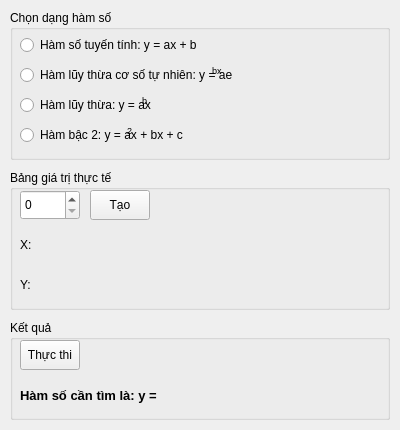
<?xml version="1.0" encoding="UTF-8"?>
<ui version="4.0">
 <class>MainWindow</class>
 <widget class="QMainWindow" name="MainWindow">
  <property name="geometry">
   <rect>
    <x>0</x>
    <y>0</y>
    <width>400</width>
    <height>430</height>
   </rect>
  </property>
  <property name="minimumSize">
   <size>
    <width>400</width>
    <height>430</height>
   </size>
  </property>
  <property name="maximumSize">
   <size>
    <width>400</width>
    <height>430</height>
   </size>
  </property>
  <property name="windowTitle">
   <string>Tìm hàm số bằng pp bình phương nhỏ nhất</string>
  </property>
  <widget class="QWidget" name="centralwidget">
   <widget class="QGroupBox" name="grbSelectFunc">
    <property name="geometry">
     <rect>
      <x>10</x>
      <y>10</y>
      <width>380</width>
      <height>150</height>
     </rect>
    </property>
    <property name="title">
     <string>Chọn dạng hàm số</string>
    </property>
    <widget class="QRadioButton" name="rdo1">
     <property name="geometry">
      <rect>
       <x>10</x>
       <y>20</y>
       <width>360</width>
       <height>30</height>
      </rect>
     </property>
     <property name="text">
      <string>Hàm số tuyến tính: y = ax + b</string>
     </property>
    </widget>
    <widget class="QRadioButton" name="rdo2">
     <property name="geometry">
      <rect>
       <x>10</x>
       <y>50</y>
       <width>360</width>
       <height>30</height>
      </rect>
     </property>
     <property name="text">
      <string>Hàm lũy thừa cơ số tự nhiên: y = ae</string>
     </property>
    </widget>
    <widget class="QRadioButton" name="rdo3">
     <property name="geometry">
      <rect>
       <x>10</x>
       <y>80</y>
       <width>360</width>
       <height>30</height>
      </rect>
     </property>
     <property name="text">
      <string>Hàm lũy thừa: y = ax</string>
     </property>
    </widget>
    <widget class="QLabel" name="lblExp_2">
     <property name="geometry">
      <rect>
       <x>202</x>
       <y>53</y>
       <width>15</width>
       <height>15</height>
      </rect>
     </property>
     <property name="font">
      <font>
       <pointsize>7</pointsize>
      </font>
     </property>
     <property name="text">
      <string>bx</string>
     </property>
    </widget>
    <widget class="QLabel" name="lblExp_3">
     <property name="geometry">
      <rect>
       <x>132</x>
       <y>83</y>
       <width>15</width>
       <height>15</height>
      </rect>
     </property>
     <property name="font">
      <font>
       <pointsize>7</pointsize>
      </font>
     </property>
     <property name="text">
      <string>b</string>
     </property>
    </widget>
    <widget class="QRadioButton" name="rdo4">
     <property name="geometry">
      <rect>
       <x>10</x>
       <y>110</y>
       <width>360</width>
       <height>30</height>
      </rect>
     </property>
     <property name="text">
      <string>Hàm bậc 2: y = ax + bx + c</string>
     </property>
    </widget>
    <widget class="QLabel" name="lbl2">
     <property name="geometry">
      <rect>
       <x>117</x>
       <y>113</y>
       <width>15</width>
       <height>15</height>
      </rect>
     </property>
     <property name="font">
      <font>
       <pointsize>7</pointsize>
      </font>
     </property>
     <property name="text">
      <string>2</string>
     </property>
    </widget>
   </widget>
   <widget class="QGroupBox" name="grbTable">
    <property name="geometry">
     <rect>
      <x>10</x>
      <y>170</y>
      <width>380</width>
      <height>140</height>
     </rect>
    </property>
    <property name="title">
     <string>Bảng giá trị thực tế</string>
    </property>
    <widget class="QSpinBox" name="spbNum">
     <property name="geometry">
      <rect>
       <x>10</x>
       <y>20</y>
       <width>60</width>
       <height>30</height>
      </rect>
     </property>
    </widget>
    <widget class="QPushButton" name="btnCre">
     <property name="geometry">
      <rect>
       <x>80</x>
       <y>20</y>
       <width>60</width>
       <height>30</height>
      </rect>
     </property>
     <property name="text">
      <string>Tạo</string>
     </property>
    </widget>
    <widget class="QWidget" name="widgetY" native="true">
     <property name="geometry">
      <rect>
       <x>35</x>
       <y>100</y>
       <width>330</width>
       <height>30</height>
      </rect>
     </property>
     <layout class="QHBoxLayout" name="layoutY"/>
    </widget>
    <widget class="QLabel" name="lbl_Y">
     <property name="geometry">
      <rect>
       <x>10</x>
       <y>100</y>
       <width>30</width>
       <height>30</height>
      </rect>
     </property>
     <property name="text">
      <string>Y:</string>
     </property>
    </widget>
    <widget class="QWidget" name="widgetX" native="true">
     <property name="geometry">
      <rect>
       <x>35</x>
       <y>60</y>
       <width>330</width>
       <height>30</height>
      </rect>
     </property>
     <layout class="QHBoxLayout" name="layoutX"/>
    </widget>
    <widget class="QLabel" name="lbl_X">
     <property name="geometry">
      <rect>
       <x>10</x>
       <y>60</y>
       <width>30</width>
       <height>30</height>
      </rect>
     </property>
     <property name="text">
      <string>X:</string>
     </property>
    </widget>
   </widget>
   <widget class="QGroupBox" name="grbReturn">
    <property name="geometry">
     <rect>
      <x>10</x>
      <y>320</y>
      <width>380</width>
      <height>100</height>
     </rect>
    </property>
    <property name="title">
     <string>Kết quả</string>
    </property>
    <widget class="QPushButton" name="btnExec">
     <property name="geometry">
      <rect>
       <x>10</x>
       <y>20</y>
       <width>60</width>
       <height>30</height>
      </rect>
     </property>
     <property name="text">
      <string>Thực thi</string>
     </property>
    </widget>
    <widget class="QLabel" name="lblHamso">
     <property name="geometry">
      <rect>
       <x>10</x>
       <y>60</y>
       <width>360</width>
       <height>30</height>
      </rect>
     </property>
     <property name="font">
      <font>
       <pointsize>10</pointsize>
       <weight>75</weight>
       <bold>true</bold>
      </font>
     </property>
     <property name="text">
      <string>Hàm số cần tìm là: y = </string>
     </property>
    </widget>
    <widget class="QLabel" name="lblExp">
     <property name="geometry">
      <rect>
       <x>220</x>
       <y>50</y>
       <width>230</width>
       <height>30</height>
      </rect>
     </property>
     <property name="font">
      <font>
       <pointsize>9</pointsize>
       <weight>75</weight>
       <bold>true</bold>
      </font>
     </property>
     <property name="text">
      <string/>
     </property>
    </widget>
   </widget>
   <zorder>grbReturn</zorder>
   <zorder>grbSelectFunc</zorder>
   <zorder>grbTable</zorder>
  </widget>
 </widget>
 <resources/>
 <connections/>
</ui>
